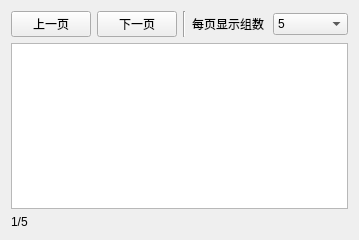
<?xml version="1.0" encoding="UTF-8"?>
<ui version="4.0">
 <class>Form</class>
 <widget class="QWidget" name="Form">
  <property name="geometry">
   <rect>
    <x>0</x>
    <y>0</y>
    <width>359</width>
    <height>240</height>
   </rect>
  </property>
  <property name="windowTitle">
   <string>Form</string>
  </property>
  <layout class="QVBoxLayout" name="verticalLayout">
   <item>
    <layout class="QHBoxLayout" name="horizontalLayout">
     <item>
      <widget class="QPushButton" name="pushButton_previous_page">
       <property name="text">
        <string>上一页</string>
       </property>
      </widget>
     </item>
     <item>
      <widget class="QPushButton" name="pushButton_next_page">
       <property name="text">
        <string>下一页</string>
       </property>
      </widget>
     </item>
     <item>
      <widget class="Line" name="line">
       <property name="orientation">
        <enum>Qt::Orientation::Vertical</enum>
       </property>
      </widget>
     </item>
     <item>
      <widget class="QLabel" name="label">
       <property name="text">
        <string>每页显示组数</string>
       </property>
      </widget>
     </item>
     <item>
      <widget class="QComboBox" name="comboBox_show_group_count">
       <item>
        <property name="text">
         <string>5</string>
        </property>
       </item>
       <item>
        <property name="text">
         <string>10</string>
        </property>
       </item>
       <item>
        <property name="text">
         <string>15</string>
        </property>
       </item>
       <item>
        <property name="text">
         <string>20</string>
        </property>
       </item>
       <item>
        <property name="text">
         <string>30</string>
        </property>
       </item>
       <item>
        <property name="text">
         <string>50</string>
        </property>
       </item>
      </widget>
     </item>
    </layout>
   </item>
   <item>
    <widget class="QListWidget" name="listWidget_group"/>
   </item>
   <item>
    <widget class="QLabel" name="label_page">
     <property name="text">
      <string>1/5</string>
     </property>
    </widget>
   </item>
  </layout>
 </widget>
 <resources/>
 <connections/>
</ui>
